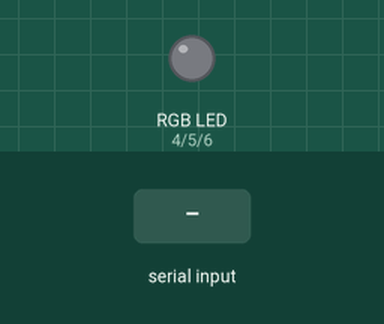
This sketch was run on a simulated Arduino Uno, built with avr-gcc and run on an emulated ATmega328P. Shown: an RGB LED mixed from three pins (HIGH = lit). Inputs (shaded band) come from the test bench. Dim RGB values are drawn brighter than linear.

Above: at 1.2 s.
1.3 s: "90,45,200\n" received over Serial
At 1.9 s:
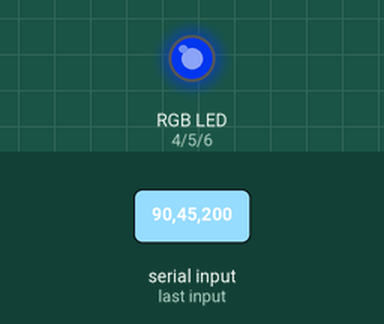
2.8 s: "30,150,10\n" received over Serial
At 4.2 s:
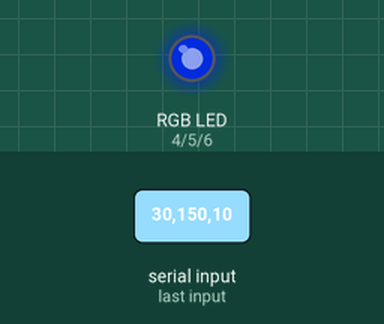
5.8 s: "90,45\n" received over Serial
At 7.3 s:
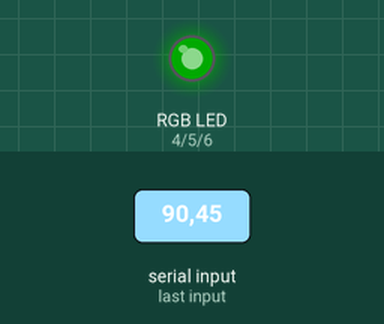
8.2 s: "30,150\n" received over Serial
At 10.3 s:
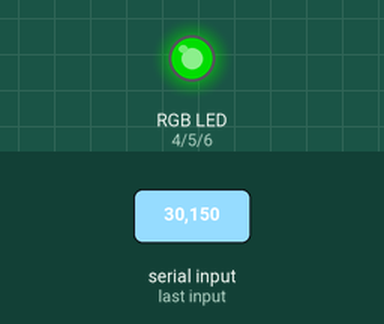
10.7 s: "200\n" received over Serial
At 13.4 s:
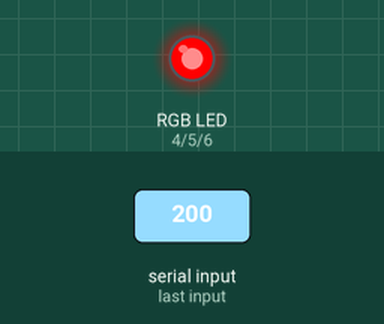
13.7 s: "1,90\n" received over Serial
At 15.7 s:
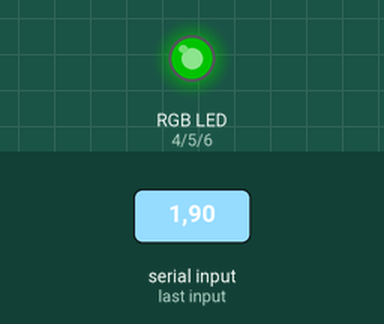
Timing chart, 0 to 17.2 s (numbered marks = the images above; inputs shaded):
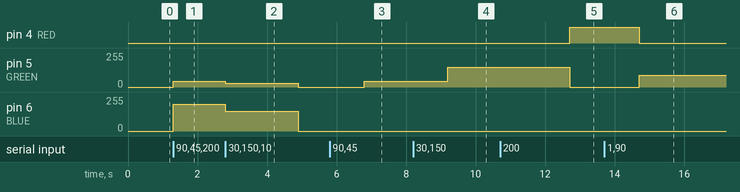

The sketch:

RGB_INPUT.ino
```cpp
//RGB설정
enum RGB{
  RED = 4,
  GREEN =5,
  BLUE = 6
};
void setup() {
  // put your setup code here, to run once:
  //RGB설정
  Serial.begin(115200UL);
  pinMode(RED, OUTPUT);
  pinMode(GREEN, OUTPUT);
  pinMode(BLUE, OUTPUT);

}

void loop() {
  // put your main code here, to run repeatedly:
  if(Serial.available()>0){
    uint8_t REDint = Serial.parseInt(); //0~255
    uint8_t GREENint = Serial.parseInt(); //0~255
    uint8_t BLUEint = Serial.parseInt(); //0~255

    analogWrite(RED, REDint);
    analogWrite(GREEN, GREENint);
    analogWrite(BLUE, BLUEint);

    delay(100UL);
  }
}
```

Measured:
- after the input at 1.3 s, pin 5 (GREEN): 0/255 → 45/255 at once; pin 6 (BLUE): 0/255 → 200/255 at once
- after the input at 2.8 s, pin 5 (GREEN): 45/255 → 30/255 at once, → 0/255 2.1 s later; pin 6 (BLUE): 200/255 → 150/255 at once, → 0/255 2.1 s later
- after the input at 5.8 s, pin 5 (GREEN): 0/255 → 45/255 after 1.0 s
- after the input at 8.2 s, pin 5 (GREEN): 45/255 → 150/255 after 1.0 s
- after the input at 10.7 s, pin 4 (RED): LOW → HIGH after 2.0 s; pin 5 (GREEN): 150/255 → 0/255 after 2.0 s
- after the input at 13.7 s, pin 4 (RED): HIGH → LOW after 1.0 s; pin 5 (GREEN): 0/255 → 90/255 after 1.0 s
